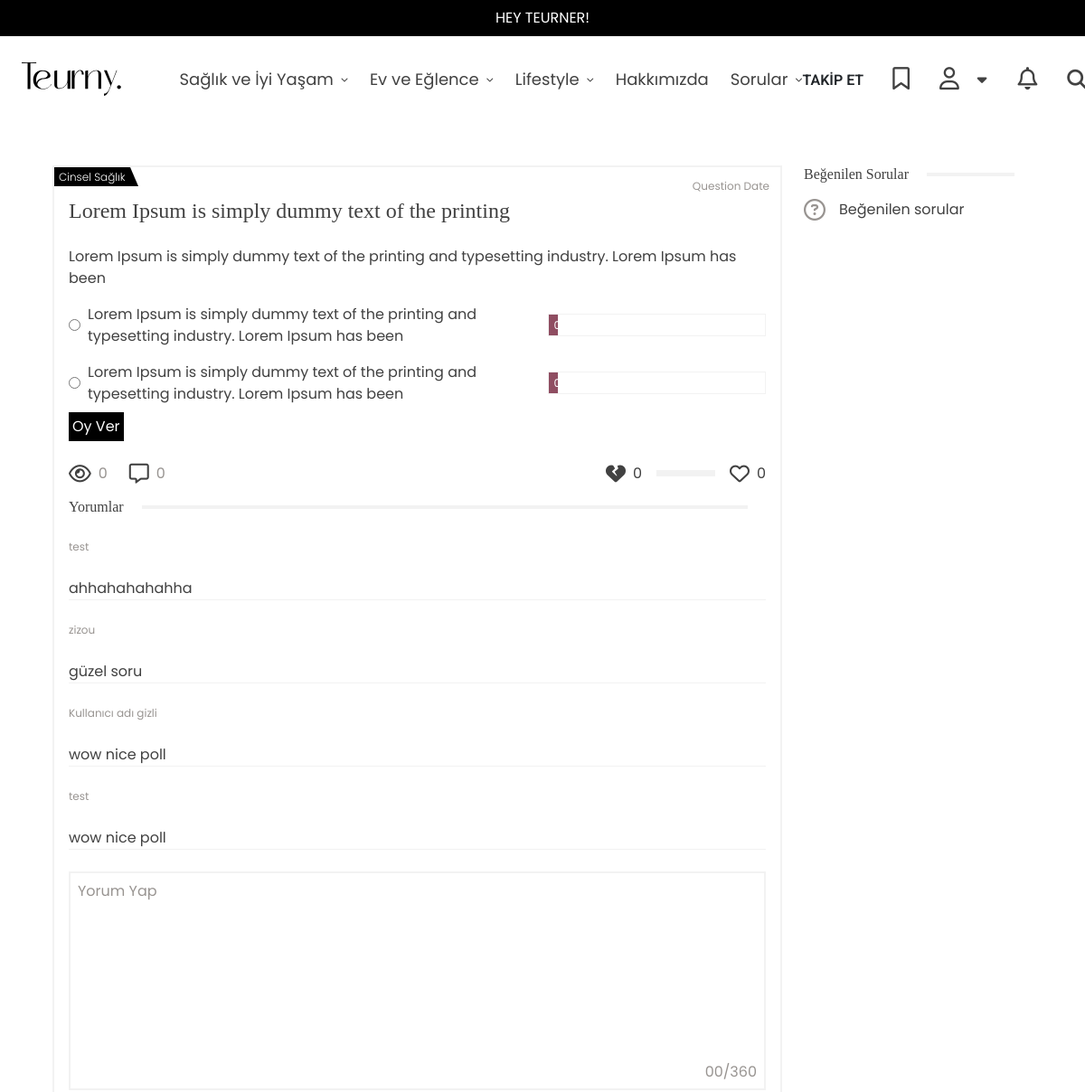
The page /ask/1 (upper part) on the database as committed earlier.
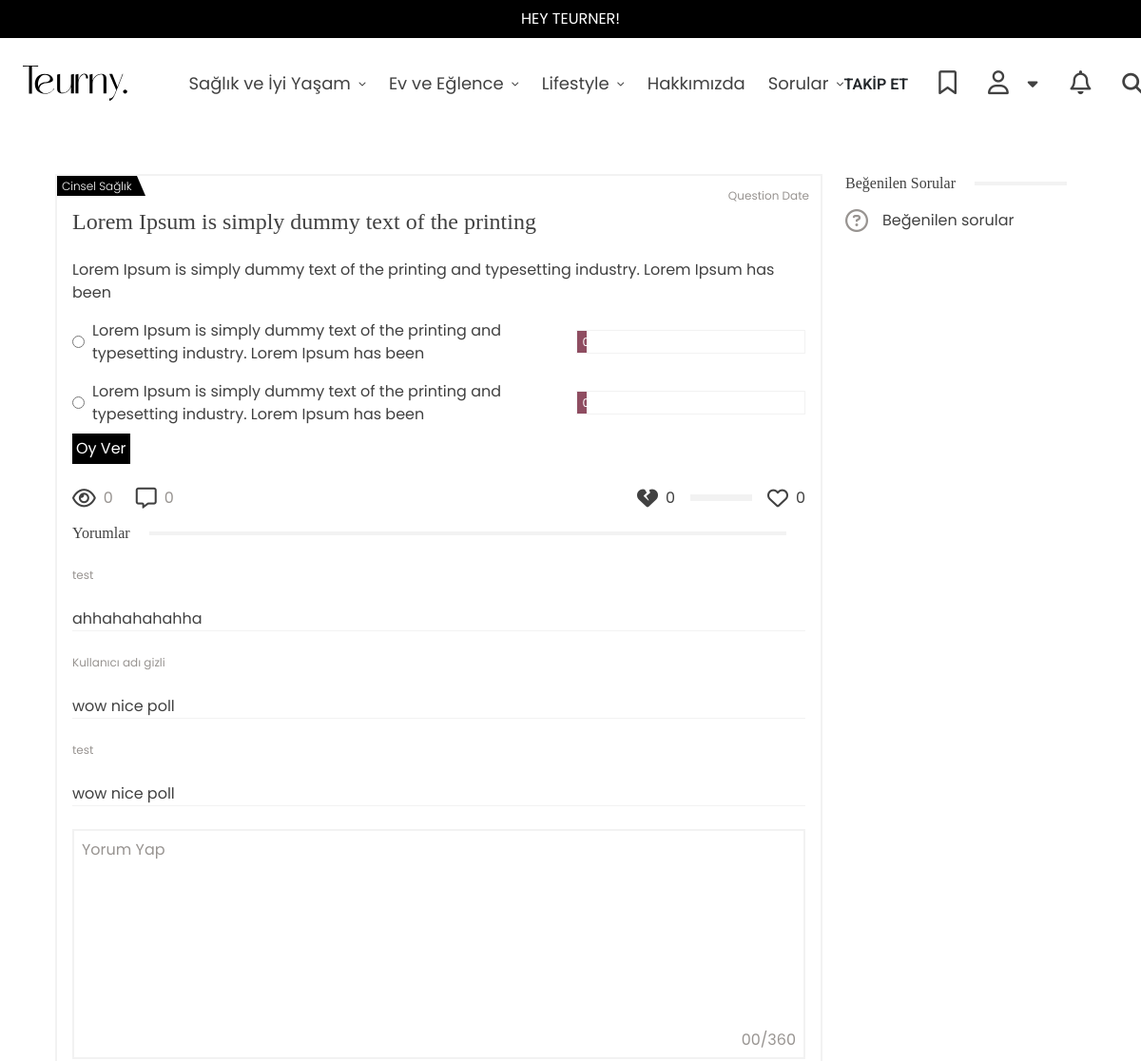
The same page on the database as committed later.
### tuerny_app/models.py (models this page shows, shortened)
class MainCategory(models.Model):
    name = models.CharField(max_length=255, unique=True)
    slug = models.SlugField(max_length=255, unique=True, blank=True, null=True)

class PollOption(models.Model):
    poll = models.ForeignKey(Poll, on_delete=models.CASCADE, related_name="options")
    option_text = models.CharField(max_length=255)
    votes = models.PositiveIntegerField(default=0)
    voted_users = models.ManyToManyField(CustomUser, related_name="voted_options", blank=True, null=True)

class Comment(models.Model):
    blog = models.ForeignKey(Blog, on_delete=models.CASCADE, null=True, blank=True, related_name="comments")
    question = models.ForeignKey(Question, on_delete=models.CASCADE, null=True, blank=True, related_name="comments")
    user = models.ForeignKey(CustomUser, on_delete=models.CASCADE, related_name="comments")
    content = models.TextField()
    anonymous = models.BooleanField(default=False, help_text="Eğer seçilirse yorum anonim olarak yapılır.")
    created_at = models.DateTimeField(auto_now_add=True)
    class Meta:
        ordering = ['-created_at']

class CustomUser(AbstractUser):
    email = models.EmailField(unique=True)
    phone = models.CharField(max_length=15, unique=True, null=True, blank=True)
    birth_date = models.DateField(null=True, blank=True)
    gender = models.CharField(
        max_length=10,
        choices=[('Male', 'Erkek'), ('Female', 'Kadın'), ('Other', 'Diğer')],
        null=True,
        blank=True
    )
    REQUIRED_FIELDS = ['email', 'phone', 'birth_date', 'gender']  # Varsayılan alanlara ek olarak zorunlu alanlar
    USERNAME_FIELD = 'username'  # Kullanıcı adı olarak username kullanılacak

### tuerny_app/views.py (the view)
# urls.py: path("ask/<int:pool_id>", views.ask_details, name="ask"),
def ask_details(request, pool_id):
    pool = Poll.objects.get(id=pool_id)
    return render(request, 'tuerny_app/ask-details.html', {"pool": pool})

### tuerny_app/context_processors.py (called while the page is built)
def categories_context(request):
    categories = MainCategory.objects.all()
    subcategories = SubCategory.objects.all()
    blogs = Blog.objects.all()
    return {
        'categories': categories,
        'subcategories': subcategories,
        'blog': blogs
    }

### tuerny_app/templates/tuerny_app/ask-details.html (shortened to what the changed rows need)
{% extends 'base.html' %}
{% load static %}
{% block content %}
<div class="container py-5 ask-detail-container">
    <div class="row ask-detail-row">
      <div class="col-lg-9">
        <div>
          <div class="d-flex flex-column gap-4">
            <div class="question-card">
              <form
                method="post"
                action="/Controller/ajax/ajax.php?process=surveyvote"
                class="ajaxFormTrue"
              >
                {% for answer in pool.options.all %}
                <div class="question-card-survey py-2 vCheckRequired">
                    <div class="question-card-survey-item">
                      <div class="question-card-survey-item-label">
                        <input name="vote" value="0" type="radio" id="r1" />
                        <label for="r1">{{answer.option_text}}</label>
                      </div>
                      <div class="question-card-survey-item-progress">
                        <div
                          class="question-card-survey-item-progress-rate"
                          style="width: 4%"
                        >
                          0
                        </div>
                      </div>
                    </div>
                  </div>
                {% endfor %}
              </form>
              <div class="question-card-comments" style="padding-top: 15px">
                {% for comment in pool.question.comments.all%}
                <div class="d-flex flex-column gap-3 mt-4">
                    <div class="blog-comment-item">
                        {% if comment.anonymous %}
                        <p class="blog-comment-item-author">
                            Kullanıcı adı gizli
                          </p>
                        {% else %}
                      <p class="blog-comment-item-author">{{comment.user.username}}</p>
                        {% endif %}
                    </div>
                    <div class="teurny-divider">{{comment.content}}</div>
                  </div>
                {% endfor %}
              </div>
            </div>
          </div>
        </div>
      </div>
    </div>
  </div>
{% endblock content %}

### templates/base.html (shortened to what the changed rows need)
{% load static %}
<!DOCTYPE html>
<html lang="tr">
  <head>
    <link href="https://cdn.jsdelivr.net/npm/bootstrap@5.3.3/dist/css/bootstrap.min.css" rel="stylesheet">
    <link rel="stylesheet" href="https://cdnjs.cloudflare.com/ajax/libs/bootstrap-datepicker/1.10.0/css/bootstrap-datepicker.min.css" />
    <link rel="stylesheet" href="https://cdnjs.cloudflare.com/ajax/libs/font-awesome/6.7.2/css/all.min.css" />
    <link rel="stylesheet" href="{% static 'tuerny_app/css/slick.css' %}">
    <link rel="stylesheet" href="https://cdnjs.cloudflare.com/ajax/libs/slick-carousel/1.9.0/slick-theme.min.css" />
    <link rel="stylesheet" href="https://cdnjs.cloudflare.com/ajax/libs/animate.css/4.1.1/animate.min.css" />
    <link rel="stylesheet" href="https://cdnjs.cloudflare.com/ajax/libs/magnific-popup.js/1.2.0/magnific-popup.min.css" />
    <link rel="stylesheet" href="{% static 'tuerny_app/css/general.css' %}" />
    <link rel="stylesheet" href="{% static 'tuerny_app/css/components.css' %}" />
    <link rel="stylesheet" href="{% static 'tuerny_app/css/blog.css' %}" />
    <link rel="stylesheet" href="{% static 'tuerny_app/css/blog-detail.css' %}" />
    <link rel="stylesheet" href="{% static 'tuerny_app/css/question.css' %}" />
    <link rel="stylesheet" href="{% static 'tuerny_app/css/profile.css' %}" />
  </head>
  <body>
    <div class="wrapper">
      <nav class="header navbar navbar-expand-lg">
        <div class="container-fluid position-relative d-flex">
            <div
              class="collapse navbar-collapse order-4 order-lg-3"
              id="navbarSupportedContent"
            >
              <div
                class="ps-lg-5 pt-3 pt-lg-0 d-flex flex-column flex-lg-row align-items-start align-items-lg-center gap-4"
              >
              {% for category in categories %}
                <div class="header-link-container w-100 open-header-link">
                  <a
                    href="{% url 'tuerny_app:category' category.slug %}"
                    class="header-link d-flex align-items-center gap-2 text-decoration-none"
                  >
                    <span>{{category.name}}</span>
                    <i class="fa-solid fa-chevron-down"></i>
                  </a>
                </div>
                {% endfor %}
              </div>
            </div>
        </div>
      </nav>
{% block content %}
{% endblock content %}
  </div>
</body>
</html>

Rows that differ between the two databases and show on the page:
removed Comment: user.username "zizou", content "güzel soru"
